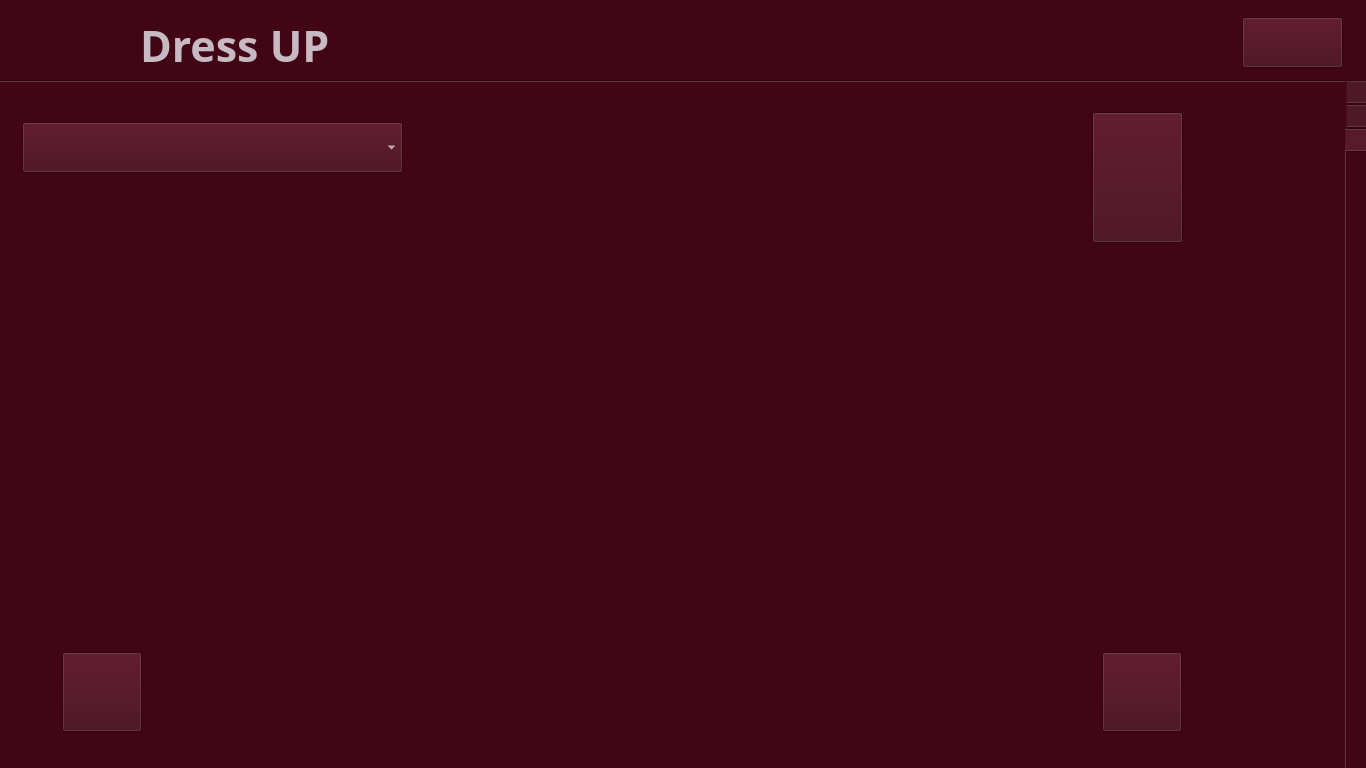
<?xml version="1.0" encoding="UTF-8"?>
<ui version="4.0">
 <class>MainWindow</class>
 <widget class="QMainWindow" name="MainWindow">
  <property name="geometry">
   <rect>
    <x>0</x>
    <y>0</y>
    <width>1366</width>
    <height>768</height>
   </rect>
  </property>
  <property name="font">
   <font>
    <family>Segoe Script</family>
    <pointsize>28</pointsize>
    <weight>50</weight>
    <bold>false</bold>
   </font>
  </property>
  <property name="windowTitle">
   <string>MainWindow</string>
  </property>
  <property name="styleSheet">
   <string notr="true">background-color: #420516;</string>
  </property>
  <widget class="QWidget" name="centralwidget">
   <widget class="Line" name="NavLine">
    <property name="geometry">
     <rect>
      <x>0</x>
      <y>80</y>
      <width>1366</width>
      <height>1</height>
     </rect>
    </property>
    <property name="styleSheet">
     <string notr="true">color:white;</string>
    </property>
    <property name="frameShadow">
     <enum>QFrame::Plain</enum>
    </property>
    <property name="lineWidth">
     <number>1</number>
    </property>
    <property name="orientation">
     <enum>Qt::Horizontal</enum>
    </property>
   </widget>
   <widget class="QLabel" name="IconMain">
    <property name="geometry">
     <rect>
      <x>14</x>
      <y>15</y>
      <width>111</width>
      <height>51</height>
     </rect>
    </property>
    <property name="text">
     <string/>
    </property>
    <property name="pixmap">
     <pixmap resource="source.qrc">:/logos/logos/hanger.png</pixmap>
    </property>
    <property name="scaledContents">
     <bool>true</bool>
    </property>
    <property name="alignment">
     <set>Qt::AlignCenter</set>
    </property>
    <property name="margin">
     <number>0</number>
    </property>
    <property name="openExternalLinks">
     <bool>false</bool>
    </property>
   </widget>
   <widget class="QLabel" name="Heading">
    <property name="geometry">
     <rect>
      <x>140</x>
      <y>20</y>
      <width>291</width>
      <height>51</height>
     </rect>
    </property>
    <property name="font">
     <font>
      <family>Segoe Script</family>
      <pointsize>32</pointsize>
      <weight>75</weight>
      <bold>true</bold>
     </font>
    </property>
    <property name="styleSheet">
     <string notr="true">color:rgb(200, 186, 194)</string>
    </property>
    <property name="text">
     <string>Dress UP</string>
    </property>
   </widget>
   <widget class="QPushButton" name="IconMainCut">
    <property name="geometry">
     <rect>
      <x>1242</x>
      <y>17</y>
      <width>101</width>
      <height>51</height>
     </rect>
    </property>
    <property name="text">
     <string/>
    </property>
    <property name="icon">
     <iconset resource="source.qrc">
      <normaloff>:/logos/logos/qut.png</normaloff>:/logos/logos/qut.png</iconset>
    </property>
    <property name="iconSize">
     <size>
      <width>60</width>
      <height>60</height>
     </size>
    </property>
   </widget>
   <widget class="QTabWidget" name="MainTabs">
    <property name="geometry">
     <rect>
      <x>-10</x>
      <y>80</y>
      <width>1381</width>
      <height>691</height>
     </rect>
    </property>
    <property name="autoFillBackground">
     <bool>false</bool>
    </property>
    <property name="tabPosition">
     <enum>QTabWidget::East</enum>
    </property>
    <property name="currentIndex">
     <number>2</number>
    </property>
    <property name="iconSize">
     <size>
      <width>120</width>
      <height>120</height>
     </size>
    </property>
    <property name="elideMode">
     <enum>Qt::ElideMiddle</enum>
    </property>
    <widget class="QWidget" name="ClosetTab">
     <attribute name="icon">
      <iconset resource="source.qrc">
       <normaloff>:/logos/logos/fashion.png</normaloff>:/logos/logos/fashion.png</iconset>
     </attribute>
     <attribute name="title">
      <string/>
     </attribute>
     <widget class="QTabWidget" name="CategoryTab">
      <property name="geometry">
       <rect>
        <x>10</x>
        <y>0</y>
        <width>1251</width>
        <height>691</height>
       </rect>
      </property>
      <property name="tabPosition">
       <enum>QTabWidget::West</enum>
      </property>
      <property name="currentIndex">
       <number>2</number>
      </property>
      <property name="iconSize">
       <size>
        <width>100</width>
        <height>100</height>
       </size>
      </property>
      <widget class="QWidget" name="TshirtTab">
       <attribute name="icon">
        <iconset resource="source.qrc">
         <normaloff>:/logos/logos/t-shirt.png</normaloff>:/logos/logos/t-shirt.png</iconset>
       </attribute>
       <attribute name="title">
        <string/>
       </attribute>
       <widget class="QLabel" name="TshirtLabel">
        <property name="geometry">
         <rect>
          <x>450</x>
          <y>40</y>
          <width>251</width>
          <height>41</height>
         </rect>
        </property>
        <property name="font">
         <font>
          <family>Segoe Script</family>
          <pointsize>28</pointsize>
          <weight>75</weight>
          <bold>true</bold>
         </font>
        </property>
        <property name="styleSheet">
         <string notr="true">color:white;</string>
        </property>
        <property name="text">
         <string>T-Shirt</string>
        </property>
       </widget>
       <widget class="QPushButton" name="TshirtTabDeleteBT">
        <property name="geometry">
         <rect>
          <x>960</x>
          <y>40</y>
          <width>91</width>
          <height>131</height>
         </rect>
        </property>
        <property name="text">
         <string/>
        </property>
        <property name="icon">
         <iconset resource="source.qrc">
          <normaloff>:/logos/logos/trash-bin.png</normaloff>:/logos/logos/trash-bin.png</iconset>
        </property>
        <property name="iconSize">
         <size>
          <width>100</width>
          <height>100</height>
         </size>
        </property>
       </widget>
       <widget class="QLabel" name="TabviewImage">
        <property name="geometry">
         <rect>
          <x>370</x>
          <y>190</y>
          <width>371</width>
          <height>291</height>
         </rect>
        </property>
        <property name="text">
         <string/>
        </property>
        <property name="pixmap">
         <pixmap resource="source.qrc">:/logos/logos/hanger (1).png</pixmap>
        </property>
        <property name="scaledContents">
         <bool>true</bool>
        </property>
       </widget>
       <widget class="QPushButton" name="TshirtTabNextBT">
        <property name="geometry">
         <rect>
          <x>930</x>
          <y>540</y>
          <width>80</width>
          <height>80</height>
         </rect>
        </property>
        <property name="text">
         <string/>
        </property>
        <property name="icon">
         <iconset resource="source.qrc">
          <normaloff>:/logos/logos/PreviousBtnFm - Copy.png</normaloff>:/logos/logos/PreviousBtnFm - Copy.png</iconset>
        </property>
        <property name="iconSize">
         <size>
          <width>100</width>
          <height>100</height>
         </size>
        </property>
       </widget>
       <widget class="QPushButton" name="TshirtTabPreviousBT">
        <property name="geometry">
         <rect>
          <x>90</x>
          <y>540</y>
          <width>80</width>
          <height>80</height>
         </rect>
        </property>
        <property name="text">
         <string/>
        </property>
        <property name="icon">
         <iconset resource="source.qrc">
          <normaloff>:/logos/logos/PreviousBtnFm.png</normaloff>:/logos/logos/PreviousBtnFm.png</iconset>
        </property>
        <property name="iconSize">
         <size>
          <width>100</width>
          <height>100</height>
         </size>
        </property>
       </widget>
      </widget>
      <widget class="QWidget" name="PantTab">
       <attribute name="icon">
        <iconset resource="source.qrc">
         <normaloff>:/logos/logos/trousers.png</normaloff>:/logos/logos/trousers.png</iconset>
       </attribute>
       <attribute name="title">
        <string/>
       </attribute>
       <widget class="QLabel" name="PantLabel">
        <property name="geometry">
         <rect>
          <x>490</x>
          <y>40</y>
          <width>251</width>
          <height>41</height>
         </rect>
        </property>
        <property name="font">
         <font>
          <family>Segoe Script</family>
          <pointsize>28</pointsize>
          <weight>75</weight>
          <bold>true</bold>
         </font>
        </property>
        <property name="styleSheet">
         <string notr="true">color:white;</string>
        </property>
        <property name="text">
         <string>Pants</string>
        </property>
       </widget>
       <widget class="QLabel" name="PantTabviewImage">
        <property name="geometry">
         <rect>
          <x>370</x>
          <y>190</y>
          <width>371</width>
          <height>291</height>
         </rect>
        </property>
        <property name="text">
         <string/>
        </property>
        <property name="pixmap">
         <pixmap resource="source.qrc">:/logos/logos/hanger (1).png</pixmap>
        </property>
        <property name="scaledContents">
         <bool>true</bool>
        </property>
       </widget>
       <widget class="QPushButton" name="PantTabDeleteBT">
        <property name="geometry">
         <rect>
          <x>960</x>
          <y>40</y>
          <width>91</width>
          <height>131</height>
         </rect>
        </property>
        <property name="text">
         <string/>
        </property>
        <property name="icon">
         <iconset resource="source.qrc">
          <normaloff>:/logos/logos/trash-bin.png</normaloff>:/logos/logos/trash-bin.png</iconset>
        </property>
        <property name="iconSize">
         <size>
          <width>100</width>
          <height>100</height>
         </size>
        </property>
       </widget>
       <widget class="QPushButton" name="PantTabPreviousBT">
        <property name="geometry">
         <rect>
          <x>90</x>
          <y>540</y>
          <width>80</width>
          <height>80</height>
         </rect>
        </property>
        <property name="text">
         <string/>
        </property>
        <property name="icon">
         <iconset resource="source.qrc">
          <normaloff>:/logos/logos/PreviousBtnFm.png</normaloff>:/logos/logos/PreviousBtnFm.png</iconset>
        </property>
        <property name="iconSize">
         <size>
          <width>100</width>
          <height>100</height>
         </size>
        </property>
       </widget>
       <widget class="QPushButton" name="PantTabNextBT">
        <property name="geometry">
         <rect>
          <x>930</x>
          <y>540</y>
          <width>80</width>
          <height>80</height>
         </rect>
        </property>
        <property name="text">
         <string/>
        </property>
        <property name="icon">
         <iconset resource="source.qrc">
          <normaloff>:/logos/logos/PreviousBtnFm - Copy.png</normaloff>:/logos/logos/PreviousBtnFm - Copy.png</iconset>
        </property>
        <property name="iconSize">
         <size>
          <width>100</width>
          <height>100</height>
         </size>
        </property>
       </widget>
      </widget>
      <widget class="QWidget" name="BootTab">
       <attribute name="icon">
        <iconset resource="source.qrc">
         <normaloff>:/logos/logos/boots.png</normaloff>:/logos/logos/boots.png</iconset>
       </attribute>
       <attribute name="title">
        <string/>
       </attribute>
       <widget class="QLabel" name="BootLabel">
        <property name="geometry">
         <rect>
          <x>490</x>
          <y>40</y>
          <width>251</width>
          <height>41</height>
         </rect>
        </property>
        <property name="font">
         <font>
          <family>Segoe Script</family>
          <pointsize>28</pointsize>
          <weight>75</weight>
          <bold>true</bold>
         </font>
        </property>
        <property name="styleSheet">
         <string notr="true">color:white;</string>
        </property>
        <property name="text">
         <string>Boots</string>
        </property>
       </widget>
       <widget class="QLabel" name="BootTabviewImage">
        <property name="geometry">
         <rect>
          <x>370</x>
          <y>190</y>
          <width>371</width>
          <height>291</height>
         </rect>
        </property>
        <property name="text">
         <string/>
        </property>
        <property name="pixmap">
         <pixmap resource="source.qrc">:/logos/logos/hanger (1).png</pixmap>
        </property>
        <property name="scaledContents">
         <bool>true</bool>
        </property>
       </widget>
       <widget class="QPushButton" name="BootTabDeleteBT">
        <property name="geometry">
         <rect>
          <x>960</x>
          <y>40</y>
          <width>91</width>
          <height>131</height>
         </rect>
        </property>
        <property name="text">
         <string/>
        </property>
        <property name="icon">
         <iconset resource="source.qrc">
          <normaloff>:/logos/logos/trash-bin.png</normaloff>:/logos/logos/trash-bin.png</iconset>
        </property>
        <property name="iconSize">
         <size>
          <width>100</width>
          <height>100</height>
         </size>
        </property>
       </widget>
       <widget class="QPushButton" name="BootTabNextBT">
        <property name="geometry">
         <rect>
          <x>930</x>
          <y>540</y>
          <width>80</width>
          <height>80</height>
         </rect>
        </property>
        <property name="text">
         <string/>
        </property>
        <property name="icon">
         <iconset resource="source.qrc">
          <normaloff>:/logos/logos/PreviousBtnFm - Copy.png</normaloff>:/logos/logos/PreviousBtnFm - Copy.png</iconset>
        </property>
        <property name="iconSize">
         <size>
          <width>100</width>
          <height>100</height>
         </size>
        </property>
       </widget>
       <widget class="QPushButton" name="BootTabPreviousBT">
        <property name="geometry">
         <rect>
          <x>90</x>
          <y>540</y>
          <width>80</width>
          <height>80</height>
         </rect>
        </property>
        <property name="text">
         <string/>
        </property>
        <property name="icon">
         <iconset resource="source.qrc">
          <normaloff>:/logos/logos/PreviousBtnFm.png</normaloff>:/logos/logos/PreviousBtnFm.png</iconset>
        </property>
        <property name="iconSize">
         <size>
          <width>100</width>
          <height>100</height>
         </size>
        </property>
       </widget>
      </widget>
     </widget>
    </widget>
    <widget class="QWidget" name="ManageTab">
     <attribute name="icon">
      <iconset resource="source.qrc">
       <normaloff>:/logos/logos/setting1.png</normaloff>:/logos/logos/setting1.png</iconset>
     </attribute>
     <attribute name="title">
      <string/>
     </attribute>
     <widget class="QPushButton" name="ManageTabDeleteBT">
      <property name="geometry">
       <rect>
        <x>1060</x>
        <y>40</y>
        <width>91</width>
        <height>131</height>
       </rect>
      </property>
      <property name="text">
       <string/>
      </property>
      <property name="icon">
       <iconset resource="source.qrc">
        <normaloff>:/logos/logos/trash-bin.png</normaloff>:/logos/logos/trash-bin.png</iconset>
      </property>
      <property name="iconSize">
       <size>
        <width>100</width>
        <height>100</height>
       </size>
      </property>
     </widget>
     <widget class="QPushButton" name="AddBT">
      <property name="geometry">
       <rect>
        <x>200</x>
        <y>40</y>
        <width>100</width>
        <height>100</height>
       </rect>
      </property>
      <property name="text">
       <string/>
      </property>
      <property name="icon">
       <iconset resource="source.qrc">
        <normaloff>:/logos/logos/add12.png</normaloff>:/logos/logos/add12.png</iconset>
      </property>
      <property name="iconSize">
       <size>
        <width>100</width>
        <height>100</height>
       </size>
      </property>
     </widget>
     <widget class="QLabel" name="ManageTabviewImage">
      <property name="geometry">
       <rect>
        <x>470</x>
        <y>250</y>
        <width>371</width>
        <height>291</height>
       </rect>
      </property>
      <property name="text">
       <string/>
      </property>
      <property name="pixmap">
       <pixmap resource="source.qrc">:/logos/logos/hanger (1).png</pixmap>
      </property>
      <property name="scaledContents">
       <bool>true</bool>
      </property>
     </widget>
     <widget class="QComboBox" name="MSelectcomboBox">
      <property name="geometry">
       <rect>
        <x>450</x>
        <y>150</y>
        <width>441</width>
        <height>51</height>
       </rect>
      </property>
      <property name="styleSheet">
       <string notr="true">color:white;
background-color:#420516;</string>
      </property>
      <property name="editable">
       <bool>false</bool>
      </property>
      <property name="currentText">
       <string/>
      </property>
     </widget>
     <widget class="QPushButton" name="ManageTabGenerateBT">
      <property name="geometry">
       <rect>
        <x>1090</x>
        <y>500</y>
        <width>91</width>
        <height>131</height>
       </rect>
      </property>
      <property name="text">
       <string/>
      </property>
      <property name="icon">
       <iconset resource="source.qrc">
        <normaloff>:/logos/logos/play-button.png</normaloff>:/logos/logos/play-button.png</iconset>
      </property>
      <property name="iconSize">
       <size>
        <width>80</width>
        <height>80</height>
       </size>
      </property>
     </widget>
     <widget class="QLabel" name="ADDLabel">
      <property name="geometry">
       <rect>
        <x>510</x>
        <y>60</y>
        <width>351</width>
        <height>41</height>
       </rect>
      </property>
      <property name="font">
       <font>
        <family>Segoe Script</family>
        <pointsize>28</pointsize>
        <weight>75</weight>
        <bold>true</bold>
       </font>
      </property>
      <property name="styleSheet">
       <string notr="true">color:white;</string>
      </property>
      <property name="text">
       <string>Add to Closet</string>
      </property>
     </widget>
    </widget>
    <widget class="QWidget" name="RecommendTab">
     <attribute name="icon">
      <iconset resource="source.qrc">
       <normaloff>:/logos/logos/gjhgjh.png</normaloff>:/logos/logos/gjhgjh.png</iconset>
     </attribute>
     <attribute name="title">
      <string/>
     </attribute>
     <widget class="QLabel" name="RecommendTabviewImage">
      <property name="geometry">
       <rect>
        <x>30</x>
        <y>200</y>
        <width>371</width>
        <height>291</height>
       </rect>
      </property>
      <property name="text">
       <string/>
      </property>
      <property name="pixmap">
       <pixmap resource="source.qrc">:/logos/logos/hanger (1).png</pixmap>
      </property>
      <property name="scaledContents">
       <bool>true</bool>
      </property>
     </widget>
     <widget class="QLabel" name="RecommendTabviewImage1">
      <property name="geometry">
       <rect>
        <x>440</x>
        <y>200</y>
        <width>371</width>
        <height>291</height>
       </rect>
      </property>
      <property name="text">
       <string/>
      </property>
      <property name="pixmap">
       <pixmap resource="source.qrc">:/logos/logos/hanger (1).png</pixmap>
      </property>
      <property name="scaledContents">
       <bool>true</bool>
      </property>
     </widget>
     <widget class="QLabel" name="RecommendTabviewImage2">
      <property name="geometry">
       <rect>
        <x>850</x>
        <y>200</y>
        <width>371</width>
        <height>291</height>
       </rect>
      </property>
      <property name="text">
       <string/>
      </property>
      <property name="pixmap">
       <pixmap resource="source.qrc">:/logos/logos/hanger (1).png</pixmap>
      </property>
      <property name="scaledContents">
       <bool>true</bool>
      </property>
     </widget>
     <widget class="QPushButton" name="RecommendTabNextBT">
      <property name="geometry">
       <rect>
        <x>1110</x>
        <y>570</y>
        <width>80</width>
        <height>80</height>
       </rect>
      </property>
      <property name="text">
       <string/>
      </property>
      <property name="icon">
       <iconset resource="source.qrc">
        <normaloff>:/logos/logos/PreviousBtnFm - Copy.png</normaloff>:/logos/logos/PreviousBtnFm - Copy.png</iconset>
      </property>
      <property name="iconSize">
       <size>
        <width>100</width>
        <height>100</height>
       </size>
      </property>
     </widget>
     <widget class="QPushButton" name="RecommendTabPreviousBT">
      <property name="geometry">
       <rect>
        <x>70</x>
        <y>570</y>
        <width>80</width>
        <height>80</height>
       </rect>
      </property>
      <property name="text">
       <string/>
      </property>
      <property name="icon">
       <iconset resource="source.qrc">
        <normaloff>:/logos/logos/PreviousBtnFm.png</normaloff>:/logos/logos/PreviousBtnFm.png</iconset>
      </property>
      <property name="iconSize">
       <size>
        <width>100</width>
        <height>100</height>
       </size>
      </property>
     </widget>
     <widget class="QComboBox" name="SelectcomboBox">
      <property name="geometry">
       <rect>
        <x>30</x>
        <y>40</y>
        <width>381</width>
        <height>51</height>
       </rect>
      </property>
      <property name="styleSheet">
       <string notr="true">color:white;
background-color:#420516;</string>
      </property>
      <property name="editable">
       <bool>false</bool>
      </property>
      <property name="currentText">
       <string/>
      </property>
     </widget>
     <widget class="QPushButton" name="RecommendTabGenerateBT">
      <property name="geometry">
       <rect>
        <x>1100</x>
        <y>30</y>
        <width>91</width>
        <height>131</height>
       </rect>
      </property>
      <property name="text">
       <string/>
      </property>
      <property name="icon">
       <iconset resource="source.qrc">
        <normaloff>:/logos/logos/play-button.png</normaloff>:/logos/logos/play-button.png</iconset>
      </property>
      <property name="iconSize">
       <size>
        <width>80</width>
        <height>80</height>
       </size>
      </property>
     </widget>
    </widget>
   </widget>
  </widget>
 </widget>
 <resources>
  <include location="source.qrc"/>
 </resources>
 <connections/>
</ui>
